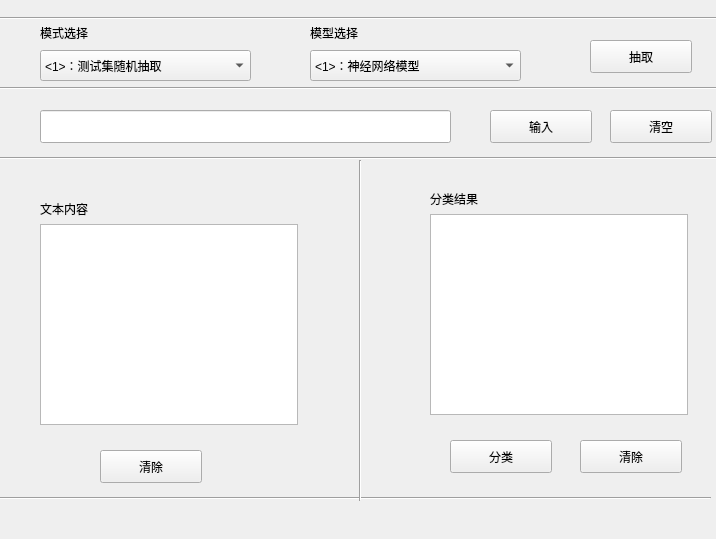
<?xml version="1.0" encoding="UTF-8"?>
<ui version="4.0">
 <class>Form</class>
 <widget class="QWidget" name="Form">
  <property name="geometry">
   <rect>
    <x>0</x>
    <y>0</y>
    <width>716</width>
    <height>539</height>
   </rect>
  </property>
  <property name="windowTitle">
   <string>中文文本分类器</string>
  </property>
  <widget class="QLineEdit" name="lineEdit">
   <property name="geometry">
    <rect>
     <x>40</x>
     <y>110</y>
     <width>411</width>
     <height>33</height>
    </rect>
   </property>
   <property name="text">
    <string/>
   </property>
  </widget>
  <widget class="QComboBox" name="cbBox_Mode">
   <property name="geometry">
    <rect>
     <x>40</x>
     <y>50</y>
     <width>211</width>
     <height>31</height>
    </rect>
   </property>
   <item>
    <property name="text">
     <string>&lt;1&gt;：测试集随机抽取</string>
    </property>
   </item>
   <item>
    <property name="text">
     <string>&lt;2&gt;：输入内容识别</string>
    </property>
   </item>
  </widget>
  <widget class="QPushButton" name="pushButton">
   <property name="geometry">
    <rect>
     <x>100</x>
     <y>450</y>
     <width>102</width>
     <height>33</height>
    </rect>
   </property>
   <property name="text">
    <string>清除</string>
   </property>
  </widget>
  <widget class="QLabel" name="label_3">
   <property name="geometry">
    <rect>
     <x>40</x>
     <y>20</y>
     <width>256</width>
     <height>25</height>
    </rect>
   </property>
   <property name="text">
    <string>模式选择</string>
   </property>
  </widget>
  <widget class="QPushButton" name="pushButton_2">
   <property name="geometry">
    <rect>
     <x>490</x>
     <y>110</y>
     <width>102</width>
     <height>33</height>
    </rect>
   </property>
   <property name="text">
    <string>输入</string>
   </property>
  </widget>
  <widget class="QPushButton" name="pushButton_3">
   <property name="geometry">
    <rect>
     <x>450</x>
     <y>440</y>
     <width>102</width>
     <height>33</height>
    </rect>
   </property>
   <property name="text">
    <string>分类</string>
   </property>
  </widget>
  <widget class="QPushButton" name="pushButton_4">
   <property name="geometry">
    <rect>
     <x>580</x>
     <y>440</y>
     <width>102</width>
     <height>33</height>
    </rect>
   </property>
   <property name="text">
    <string>清除</string>
   </property>
  </widget>
  <widget class="QWidget" name="layoutWidget">
   <property name="geometry">
    <rect>
     <x>40</x>
     <y>200</y>
     <width>258</width>
     <height>225</height>
    </rect>
   </property>
   <layout class="QVBoxLayout" name="verticalLayout">
    <item>
     <widget class="QLabel" name="label_2">
      <property name="text">
       <string>文本内容</string>
      </property>
     </widget>
    </item>
    <item>
     <widget class="QTextBrowser" name="textBrowser_2">
      <property name="font">
       <font>
        <family>宋体</family>
       </font>
      </property>
     </widget>
    </item>
   </layout>
  </widget>
  <widget class="QWidget" name="layoutWidget">
   <property name="geometry">
    <rect>
     <x>430</x>
     <y>190</y>
     <width>258</width>
     <height>225</height>
    </rect>
   </property>
   <layout class="QVBoxLayout" name="verticalLayout_2">
    <item>
     <widget class="QLabel" name="label">
      <property name="text">
       <string>分类结果</string>
      </property>
     </widget>
    </item>
    <item>
     <widget class="QTextBrowser" name="textBrowser">
      <property name="font">
       <font>
        <family>宋体</family>
        <pointsize>16</pointsize>
       </font>
      </property>
     </widget>
    </item>
   </layout>
  </widget>
  <widget class="QPushButton" name="pushButton_5">
   <property name="geometry">
    <rect>
     <x>590</x>
     <y>40</y>
     <width>102</width>
     <height>33</height>
    </rect>
   </property>
   <property name="text">
    <string>抽取</string>
   </property>
  </widget>
  <widget class="QLabel" name="label_4">
   <property name="geometry">
    <rect>
     <x>30</x>
     <y>500</y>
     <width>681</width>
     <height>25</height>
    </rect>
   </property>
   <property name="text">
    <string/>
   </property>
  </widget>
  <widget class="Line" name="line">
   <property name="geometry">
    <rect>
     <x>0</x>
     <y>490</y>
     <width>711</width>
     <height>16</height>
    </rect>
   </property>
   <property name="orientation">
    <enum>Qt::Horizontal</enum>
   </property>
  </widget>
  <widget class="Line" name="line_2">
   <property name="geometry">
    <rect>
     <x>0</x>
     <y>150</y>
     <width>721</width>
     <height>16</height>
    </rect>
   </property>
   <property name="orientation">
    <enum>Qt::Horizontal</enum>
   </property>
  </widget>
  <widget class="Line" name="line_3">
   <property name="geometry">
    <rect>
     <x>350</x>
     <y>160</y>
     <width>21</width>
     <height>341</height>
    </rect>
   </property>
   <property name="orientation">
    <enum>Qt::Vertical</enum>
   </property>
  </widget>
  <widget class="Line" name="line_4">
   <property name="geometry">
    <rect>
     <x>0</x>
     <y>80</y>
     <width>721</width>
     <height>16</height>
    </rect>
   </property>
   <property name="orientation">
    <enum>Qt::Horizontal</enum>
   </property>
  </widget>
  <widget class="Line" name="line_5">
   <property name="geometry">
    <rect>
     <x>0</x>
     <y>10</y>
     <width>721</width>
     <height>16</height>
    </rect>
   </property>
   <property name="orientation">
    <enum>Qt::Horizontal</enum>
   </property>
  </widget>
  <widget class="QLabel" name="label_5">
   <property name="geometry">
    <rect>
     <x>310</x>
     <y>20</y>
     <width>256</width>
     <height>25</height>
    </rect>
   </property>
   <property name="text">
    <string>模型选择</string>
   </property>
  </widget>
  <widget class="QComboBox" name="cbBox_Mode_2">
   <property name="geometry">
    <rect>
     <x>310</x>
     <y>50</y>
     <width>211</width>
     <height>31</height>
    </rect>
   </property>
   <item>
    <property name="text">
     <string>&lt;1&gt;：神经网络模型</string>
    </property>
   </item>
   <item>
    <property name="text">
     <string>&lt;2&gt;：SVM模型</string>
    </property>
   </item>
   <item>
    <property name="text">
     <string>&lt;3&gt;：简单RNN模型</string>
    </property>
   </item>
  </widget>
  <widget class="QPushButton" name="pushButton_6">
   <property name="geometry">
    <rect>
     <x>610</x>
     <y>110</y>
     <width>102</width>
     <height>33</height>
    </rect>
   </property>
   <property name="text">
    <string>清空</string>
   </property>
  </widget>
 </widget>
 <resources/>
 <connections>
  <connection>
   <sender>cbBox_Mode</sender>
   <signal>activated(QString)</signal>
   <receiver>Form</receiver>
   <slot>cbBox_Mode_Callback()</slot>
   <hints>
    <hint type="sourcelabel">
     <x>145</x>
     <y>65</y>
    </hint>
    <hint type="destinationlabel">
     <x>315</x>
     <y>269</y>
    </hint>
   </hints>
  </connection>
  <connection>
   <sender>pushButton</sender>
   <signal>clicked()</signal>
   <receiver>Form</receiver>
   <slot>pB_Callback()</slot>
   <hints>
    <hint type="sourcelabel">
     <x>150</x>
     <y>466</y>
    </hint>
    <hint type="destinationlabel">
     <x>315</x>
     <y>269</y>
    </hint>
   </hints>
  </connection>
  <connection>
   <sender>pushButton_2</sender>
   <signal>clicked()</signal>
   <receiver>Form</receiver>
   <slot>pB_2_Callback()</slot>
   <hints>
    <hint type="sourcelabel">
     <x>540</x>
     <y>126</y>
    </hint>
    <hint type="destinationlabel">
     <x>315</x>
     <y>269</y>
    </hint>
   </hints>
  </connection>
  <connection>
   <sender>pushButton_3</sender>
   <signal>clicked()</signal>
   <receiver>Form</receiver>
   <slot>pB_3_Callback()</slot>
   <hints>
    <hint type="sourcelabel">
     <x>500</x>
     <y>456</y>
    </hint>
    <hint type="destinationlabel">
     <x>315</x>
     <y>269</y>
    </hint>
   </hints>
  </connection>
  <connection>
   <sender>pushButton_4</sender>
   <signal>clicked()</signal>
   <receiver>Form</receiver>
   <slot>pB_4_Callback()</slot>
   <hints>
    <hint type="sourcelabel">
     <x>630</x>
     <y>456</y>
    </hint>
    <hint type="destinationlabel">
     <x>315</x>
     <y>269</y>
    </hint>
   </hints>
  </connection>
  <connection>
   <sender>pushButton_5</sender>
   <signal>clicked()</signal>
   <receiver>Form</receiver>
   <slot>pB_5_Callback()</slot>
   <hints>
    <hint type="sourcelabel">
     <x>640</x>
     <y>56</y>
    </hint>
    <hint type="destinationlabel">
     <x>315</x>
     <y>269</y>
    </hint>
   </hints>
  </connection>
  <connection>
   <sender>textBrowser_2</sender>
   <signal>textChanged()</signal>
   <receiver>Form</receiver>
   <slot>tB_2_Callbaack()</slot>
   <hints>
    <hint type="sourcelabel">
     <x>168</x>
     <y>327</y>
    </hint>
    <hint type="destinationlabel">
     <x>315</x>
     <y>269</y>
    </hint>
   </hints>
  </connection>
  <connection>
   <sender>pushButton_6</sender>
   <signal>clicked()</signal>
   <receiver>Form</receiver>
   <slot>pB_6_Callback()</slot>
   <hints>
    <hint type="sourcelabel">
     <x>660</x>
     <y>126</y>
    </hint>
    <hint type="destinationlabel">
     <x>357</x>
     <y>269</y>
    </hint>
   </hints>
  </connection>
  <connection>
   <sender>cbBox_Mode_2</sender>
   <signal>activated(QString)</signal>
   <receiver>Form</receiver>
   <slot>cbBox_Mode_2_Cakllback()</slot>
   <hints>
    <hint type="sourcelabel">
     <x>415</x>
     <y>65</y>
    </hint>
    <hint type="destinationlabel">
     <x>357</x>
     <y>269</y>
    </hint>
   </hints>
  </connection>
 </connections>
 <slots>
  <slot>cbBox_Mode_Callback()</slot>
  <slot>pB_Callback()</slot>
  <slot>pB_2_Callback()</slot>
  <slot>pB_3_Callback()</slot>
  <slot>pB_4_Callback()</slot>
  <slot>pB_5_Callback()</slot>
  <slot>tB_2_Callbaack()</slot>
  <slot>pB_6_Callback()</slot>
  <slot>cbBox_Mode_2_Cakllback()</slot>
 </slots>
</ui>
